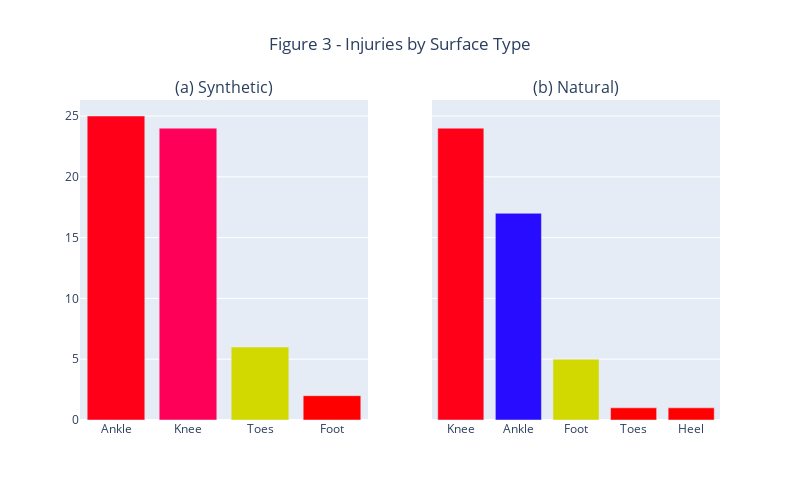

The code cell stored with this chart in its notebook:
### Markdown cell above
On the Figure 2(a) can be noted that most injuries occur on Synthetic Surface (53.8%), not so imbalanced when compared to Natural Surface (46.2%), leading most times to 7 or more days missed on the season, as described by Figure 2(b). It's interesting to note that 1 or 42 more days missed are the same percent distribution (27.9%).
Let's go more deeper in this analysis, let's see the Body Part Injuries by Surface, as shown on Figure 3.

### Code cell
fig = make_subplots(rows=1, cols=2, specs=[[{"type": "xy"}, {"type": "xy"}]], 
                    shared_xaxes=True, shared_yaxes=True,
                    vertical_spacing=1,
                    subplot_titles = ('(a) Synthetic)', 
                                      '(b) Natural)'))

feature = "BodyPart"
feature_filter = "Surface"
feature_value = ["Synthetic", "Natural"]
col_num = 1

for i in feature_value:
    df_aux = inj_playlist[inj_playlist[feature_filter] == i]
    df_aux = df_aux[feature].value_counts()
    df_aux = df_aux[df_aux > 0]
    value = df_aux.values
    label = df_aux.index

    fig.add_trace(go.Bar(y=value, 
                         x=label,
                         hoverinfo='y',
                         showlegend=False,
                         marker={'color': value,
                         'colorscale': 'hsv'}),
                         row=1, col=col_num)
    col_num = col_num+1

fig.update_layout(height=500, width=800, title="Figure 3 - Injuries by Surface Type", title_x=0.5)
fig.show()

### Figure 1 — Plotly figure (JSON) as saved in the notebook; plotly's stock layout.template omitted (floating-point values rounded to 4 significant figures)
{"data": [{"hoverinfo": "y", "marker": {"color": [25, 24, 6, 2], "colorscale": [[0, "#ff0000"], [0.1111, "#ffa700"], [0.2222, "#afff00"], [0.3333, "#08ff00"], [0.4444, "#00ff9f"], [0.5556, "#00b7ff"], [0.6667, "#0010ff"], [0.7778, "#9700ff"], [0.8889, "#ff00bf"], [1, "#ff0018"]]}, "showlegend": false, "type": "bar", "x": ["Ankle", "Knee", "Toes", "Foot"], "xaxis": "x", "y": [25, 24, 6, 2], "yaxis": "y"}, {"hoverinfo": "y", "marker": {"color": [24, 17, 5, 1, 1], "colorscale": [[0, "#ff0000"], [0.1111, "#ffa700"], [0.2222, "#afff00"], [0.3333, "#08ff00"], [0.4444, "#00ff9f"], [0.5556, "#00b7ff"], [0.6667, "#0010ff"], [0.7778, "#9700ff"], [0.8889, "#ff00bf"], [1, "#ff0018"]]}, "showlegend": false, "type": "bar", "x": ["Knee", "Ankle", "Foot", "Toes", "Heel"], "xaxis": "x2", "y": [24, 17, 5, 1, 1], "yaxis": "y2"}], "layout": {"annotations": [{"font": {"size": 16}, "showarrow": false, "text": "(a) Synthetic)", "x": 0.225, "xanchor": "center", "xref": "paper", "y": 1, "yanchor": "bottom", "yref": "paper"}, {"font": {"size": 16}, "showarrow": false, "text": "(b) Natural)", "x": 0.775, "xanchor": "center", "xref": "paper", "y": 1, "yanchor": "bottom", "yref": "paper"}], "height": 500, "title": {"text": "Figure 3 - Injuries by Surface Type", "x": 0.5}, "width": 800, "xaxis": {"anchor": "y", "domain": [0, 0.45]}, "xaxis2": {"anchor": "y2", "domain": [0.55, 1]}, "yaxis": {"anchor": "x", "domain": [0, 1]}, "yaxis2": {"anchor": "x2", "domain": [0, 1], "matches": "y", "showticklabels": false}}}
